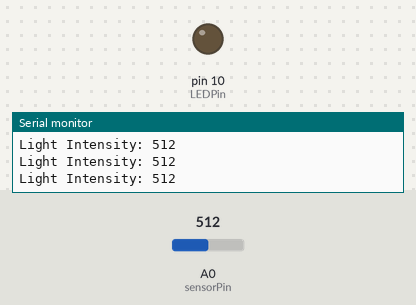
A sketch run on a simulated Arduino Uno, built with avr-gcc and run on an emulated ATmega328P. Shown: output pins drawn as LEDs (lit = HIGH), the last lines printed to the serial monitor. Inputs (shaded band) come from the test bench; at power-on: A0 (sensorPin) = 512.

Above: at 1.2 s.
1.3 s: A0 (sensorPin) set to 106
At 4.2 s:
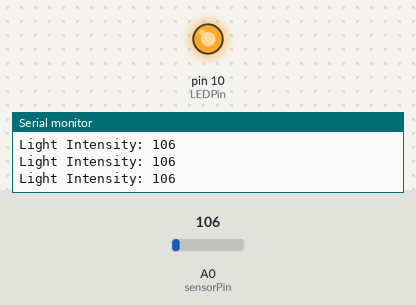
4.3 s: A0 (sensorPin) set to 88
Timing chart, 0 to 13.3 s (numbered marks = the images above; inputs shaded):
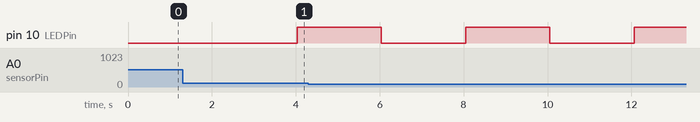

The sketch:

ArduinoWeatherStation.ino
```cpp
const int sensorPin = A0;
const int LEDPin = 10;

int lightAmount = 0;
long timerLED = 0;
long timerSensor = 0;
boolean toggleLED = true;

void setup(){
  Serial.begin(9600);
  pinMode(LEDPin, OUTPUT);
}
void loop(){
  receiver();
  transmitter();
}
void receiver(){
    if(millis()>= timerSensor + 100){
    lightAmount = analogRead(sensorPin);

    Serial.print("Light Intensity: ");
    Serial.println(lightAmount);
  }


}
void transmitter(){
  if (millis() >= timerLED + 2000){
    toggleLED = !toggleLED;
    digitalWrite(LEDPin, toggleLED);
    timerLED = millis();
  }
}
```

Measured:
- by itself, pin 10 (LEDPin): alternates HIGH for 2.0 s and LOW for 2.0 s
